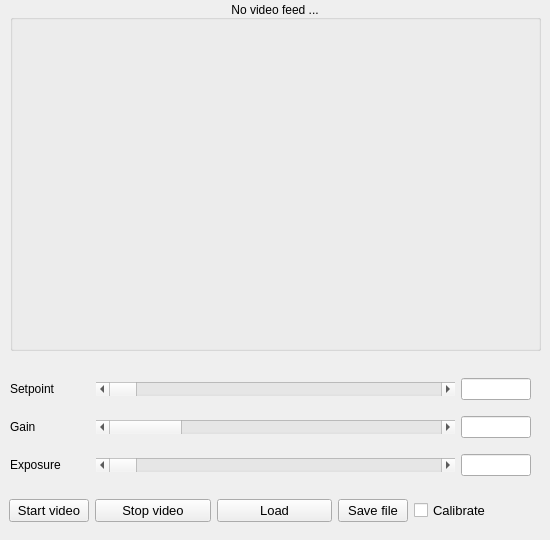
    <widget class="QWidget" name="calibration">
     <attribute name="title">
      <string>Calibration</string>
     </attribute>
     <widget class="QWidget" name="gridLayoutWidget_6">
      <property name="geometry">
       <rect>
        <x>10</x>
        <y>368</y>
        <width>521</width>
        <height>121</height>
       </rect>
      </property>
      <layout class="QGridLayout" name="gridLayout_6">
       <property name="sizeConstraint">
        <enum>QLayout::SetNoConstraint</enum>
       </property>
       <item row="0" column="1">
        <widget class="QScrollBar" name="setpointScrollCalibration">
         <property name="enabled">
          <bool>true</bool>
         </property>
         <property name="maximum">
          <number>255</number>
         </property>
         <property name="orientation">
          <enum>Qt::Horizontal</enum>
         </property>
        </widget>
       </item>
       <item row="1" column="1">
        <widget class="QScrollBar" name="gainScrollCalibration">
         <property name="enabled">
          <bool>true</bool>
         </property>
         <property name="maximum">
          <number>36</number>
         </property>
         <property name="orientation">
          <enum>Qt::Horizontal</enum>
         </property>
        </widget>
       </item>
       <item row="2" column="1">
        <widget class="QScrollBar" name="exposureScrollCalibration">
         <property name="enabled">
          <bool>true</bool>
         </property>
         <property name="minimum">
          <number>27</number>
         </property>
         <property name="maximum">
          <number>10000000</number>
         </property>
         <property name="orientation">
          <enum>Qt::Horizontal</enum>
         </property>
        </widget>
       </item>
       <item row="0" column="2">
        <widget class="QLineEdit" name="setpointEditCalibration">
         <property name="enabled">
          <bool>true</bool>
         </property>
         <property name="sizePolicy">
          <sizepolicy hsizetype="Minimum" vsizetype="Fixed">
           <horstretch>0</horstretch>
           <verstretch>0</verstretch>
          </sizepolicy>
         </property>
         <property name="maximumSize">
          <size>
           <width>70</width>
           <height>16777215</height>
          </size>
         </property>
        </widget>
       </item>
       <item row="1" column="2">
        <widget class="QLineEdit" name="gainEditCalibration">
         <property name="enabled">
          <bool>true</bool>
         </property>
         <property name="sizePolicy">
          <sizepolicy hsizetype="Minimum" vsizetype="Fixed">
           <horstretch>0</horstretch>
           <verstretch>0</verstretch>
          </sizepolicy>
         </property>
         <property name="maximumSize">
          <size>
           <width>70</width>
           <height>16777215</height>
          </size>
         </property>
        </widget>
       </item>
       <item row="2" column="2">
        <widget class="QLineEdit" name="exposureEditCalibration">
         <property name="enabled">
          <bool>true</bool>
         </property>
         <property name="sizePolicy">
          <sizepolicy hsizetype="Minimum" vsizetype="Fixed">
           <horstretch>0</horstretch>
           <verstretch>0</verstretch>
          </sizepolicy>
         </property>
         <property name="maximumSize">
          <size>
           <width>70</width>
           <height>16777215</height>
          </size>
         </property>
        </widget>
       </item>
       <item row="0" column="0">
        <widget class="QLabel" name="label_10">
         <property name="maximumSize">
          <size>
           <width>80</width>
           <height>16777215</height>
          </size>
         </property>
         <property name="text">
          <string>Setpoint</string>
         </property>
        </widget>
       </item>
       <item row="1" column="0">
        <widget class="QLabel" name="label_21">
         <property name="maximumSize">
          <size>
           <width>80</width>
           <height>16777215</height>
          </size>
         </property>
         <property name="text">
          <string>Gain</string>
         </property>
        </widget>
       </item>
       <item row="2" column="0">
        <widget class="QLabel" name="label_22">
         <property name="maximumSize">
          <size>
           <width>80</width>
           <height>16777215</height>
          </size>
         </property>
         <property name="text">
          <string>Exposure</string>
         </property>
        </widget>
       </item>
      </layout>
     </widget>
     <widget class="QWidget" name="horizontalLayoutWidget_4">
      <property name="geometry">
       <rect>
        <x>9</x>
        <y>490</y>
        <width>521</width>
        <height>41</height>
       </rect>
      </property>
      <layout class="QHBoxLayout" name="horizontalLayout_4">
       <item>
        <widget class="QPushButton" name="startButton2">
         <property name="maximumSize">
          <size>
           <width>80</width>
           <height>16777215</height>
          </size>
         </property>
         <property name="font">
          <font>
           <pointsize>10</pointsize>
          </font>
         </property>
         <property name="autoFillBackground">
          <bool>true</bool>
         </property>
         <property name="text">
          <string>Start video</string>
         </property>
        </widget>
       </item>
       <item>
        <widget class="QPushButton" name="stopButton2">
         <property name="font">
          <font>
           <pointsize>10</pointsize>
          </font>
         </property>
         <property name="text">
          <string>Stop video</string>
         </property>
        </widget>
       </item>
       <item>
        <widget class="QPushButton" name="loadCalibration">
         <property name="font">
          <font>
           <pointsize>10</pointsize>
          </font>
         </property>
         <property name="text">
          <string>Load</string>
         </property>
        </widget>
       </item>
       <item>
        <widget class="QPushButton" name="calibrateSaveFile">
         <property name="maximumSize">
          <size>
           <width>70</width>
           <height>16777215</height>
          </size>
         </property>
         <property name="font">
          <font>
           <pointsize>10</pointsize>
          </font>
         </property>
         <property name="text">
          <string>Save file</string>
         </property>
        </widget>
       </item>
       <item>
        <widget class="QCheckBox" name="checkBoxcalibrate">
         <property name="font">
          <font>
           <pointsize>10</pointsize>
          </font>
         </property>
         <property name="text">
          <string>Calibrate</string>
         </property>
        </widget>
       </item>
      </layout>
     </widget>
     <widget class="QGroupBox" name="calibrationModeVideoState">
      <property name="geometry">
       <rect>
        <x>10</x>
        <y>0</y>
        <width>531</width>
        <height>351</height>
       </rect>
      </property>
      <property name="title">
       <string>No video feed ...</string>
      </property>
      <property name="alignment">
       <set>Qt::AlignBottom|Qt::AlignHCenter</set>
      </property>
      <widget class="QLabel" name="calibrationImage">
       <property name="geometry">
        <rect>
         <x>0</x>
         <y>20</y>
         <width>531</width>
         <height>331</height>
        </rect>
       </property>
       <property name="text">
        <string/>
       </property>
      </widget>
     </widget>
    </widget>
